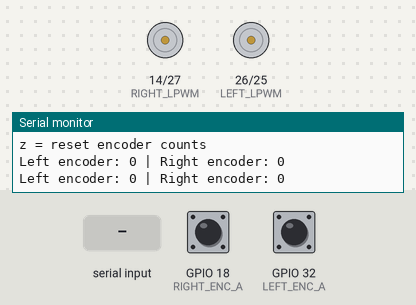
Bench run of a sketch on a simulated ESP32. Shown: motor-driver pin pairs drawn as motors (green arrow = first pin HIGH = forward, orange = second pin HIGH = backward, longer = more drive), the last lines printed to the serial monitor. The test bench sets the inputs (shaded band); at power-on: GPIO 18 (RIGHT_ENC_A) HIGH, GPIO 32 (LEFT_ENC_A) HIGH.

Above: at 1.2 s.
1.3 s: "f" received over Serial
At 2.5 s:
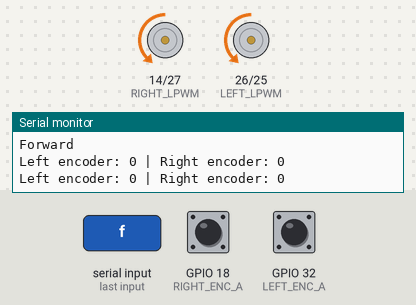
2.8 s: "b" received over Serial
At 3.7 s:
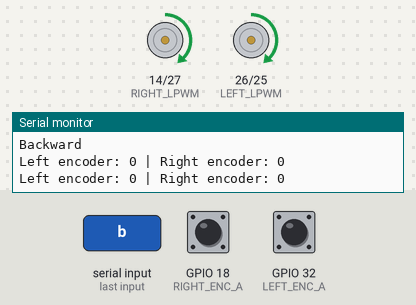
4.3 s: "l" received over Serial
At 4.9 s:
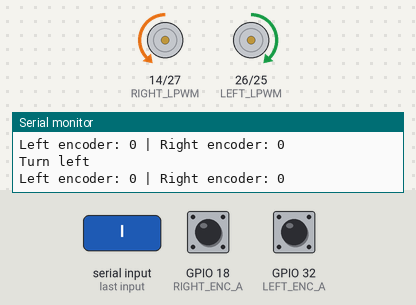
5.8 s: "r" received over Serial
At 7.2 s:
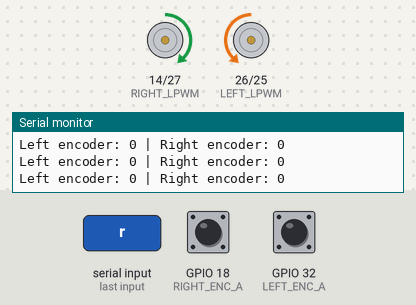
Timing chart, 0 to 8.3 s (numbered marks = the images above; inputs shaded):
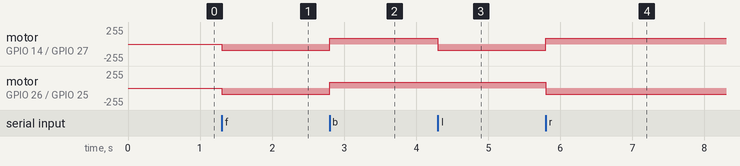

Measured:
- after the input at 1.3 s, motor on GPIO 14 (RIGHT_LPWM) / GPIO 27 (RIGHT_RPWM), motor on GPIO 26 (LEFT_LPWM) / GPIO 25 (LEFT_RPWM): stopped → backward 90/255 at once
- after the input at 2.8 s, motor on GPIO 14 (RIGHT_LPWM) / GPIO 27 (RIGHT_RPWM), motor on GPIO 26 (LEFT_LPWM) / GPIO 25 (LEFT_RPWM): backward 90/255 → forward 90/255 at once
- after the input at 4.3 s, motor on GPIO 14 (RIGHT_LPWM) / GPIO 27 (RIGHT_RPWM): forward 90/255 → backward 90/255 at once
- after the input at 5.8 s, motor on GPIO 14 (RIGHT_LPWM) / GPIO 27 (RIGHT_RPWM): backward 90/255 → forward 90/255 at once; motor on GPIO 26 (LEFT_LPWM) / GPIO 25 (LEFT_RPWM): forward 90/255 → backward 90/255 at once

The sketch:

encoder_base.ino
```cpp
// AGROBOT Encoder Base Test
// ESP32 + 2 BTS7960 + 2 JGA25-371 encoder motors

// -------- Motor driver pins --------
// Left BTS7960
#define LEFT_RPWM   25
#define LEFT_LPWM   26

// Right BTS7960
#define RIGHT_RPWM  27
#define RIGHT_LPWM  14

// -------- Encoder pins --------
// Left encoder
#define LEFT_ENC_A  32
#define LEFT_ENC_B  33

// Right encoder
#define RIGHT_ENC_A 18
#define RIGHT_ENC_B 19

volatile long left_count = 0;
volatile long right_count = 0;

int motor_speed = 90; // 0 to 255. Start low because 620 RPM is fast.

void IRAM_ATTR leftEncoderISR() {
  int b = digitalRead(LEFT_ENC_B);
  if (b == HIGH) {
    left_count++;
  } else {
    left_count--;
  }
}

void IRAM_ATTR rightEncoderISR() {
  int b = digitalRead(RIGHT_ENC_B);
  if (b == HIGH) {
    right_count++;
  } else {
    right_count--;
  }
}

void setLeftMotor(int speed) {
  speed = constrain(speed, -255, 255);

  if (speed > 0) {
    analogWrite(LEFT_RPWM, speed);
    analogWrite(LEFT_LPWM, 0);
  } else if (speed < 0) {
    analogWrite(LEFT_RPWM, 0);
    analogWrite(LEFT_LPWM, -speed);
  } else {
    analogWrite(LEFT_RPWM, 0);
    analogWrite(LEFT_LPWM, 0);
  }
}

void setRightMotor(int speed) {
  speed = constrain(speed, -255, 255);

  if (speed > 0) {
    analogWrite(RIGHT_RPWM, speed);
    analogWrite(RIGHT_LPWM, 0);
  } else if (speed < 0) {
    analogWrite(RIGHT_RPWM, 0);
    analogWrite(RIGHT_LPWM, -speed);
  } else {
    analogWrite(RIGHT_RPWM, 0);
    analogWrite(RIGHT_LPWM, 0);
  }
}

void stopMotors() {
  setLeftMotor(0);
  setRightMotor(0);
}

void printStatus() {
  Serial.print("Left encoder: ");
  Serial.print(left_count);
  Serial.print(" | Right encoder: ");
  Serial.println(right_count);
}

void setup() {
  Serial.begin(115200);

  pinMode(LEFT_RPWM, OUTPUT);
  pinMode(LEFT_LPWM, OUTPUT);
  pinMode(RIGHT_RPWM, OUTPUT);
  pinMode(RIGHT_LPWM, OUTPUT);

  pinMode(LEFT_ENC_A, INPUT_PULLUP);
  pinMode(LEFT_ENC_B, INPUT_PULLUP);
  pinMode(RIGHT_ENC_A, INPUT_PULLUP);
  pinMode(RIGHT_ENC_B, INPUT_PULLUP);

  attachInterrupt(digitalPinToInterrupt(LEFT_ENC_A), leftEncoderISR, RISING);
  attachInterrupt(digitalPinToInterrupt(RIGHT_ENC_A), rightEncoderISR, RISING);

  stopMotors();

  Serial.println("AGROBOT encoder base test ready.");
  Serial.println("Commands:");
  Serial.println("f = forward");
  Serial.println("b = backward");
  Serial.println("l = turn left");
  Serial.println("r = turn right");
  Serial.println("s = stop");
  Serial.println("z = reset encoder counts");
}

void loop() {
  if (Serial.available()) {
    char cmd = Serial.read();

    if (cmd == 'f') {
      Serial.println("Forward");
      setLeftMotor(motor_speed);
      setRightMotor(motor_speed);
    }

    else if (cmd == 'b') {
      Serial.println("Backward");
      setLeftMotor(-motor_speed);
      setRightMotor(-motor_speed);
    }

    else if (cmd == 'l') {
      Serial.println("Turn left");
      setLeftMotor(-motor_speed);
      setRightMotor(motor_speed);
    }

    else if (cmd == 'r') {
      Serial.println("Turn right");
      setLeftMotor(motor_speed);
      setRightMotor(-motor_speed);
    }

    else if (cmd == 's') {
      Serial.println("Stop");
      stopMotors();
    }

    else if (cmd == 'z') {
      left_count = 0;
      right_count = 0;
      Serial.println("Encoder counts reset");
    }
  }

  static unsigned long last_print = 0;
  if (millis() - last_print > 500) {
    printStatus();
    last_print = millis();
  }
}
```
